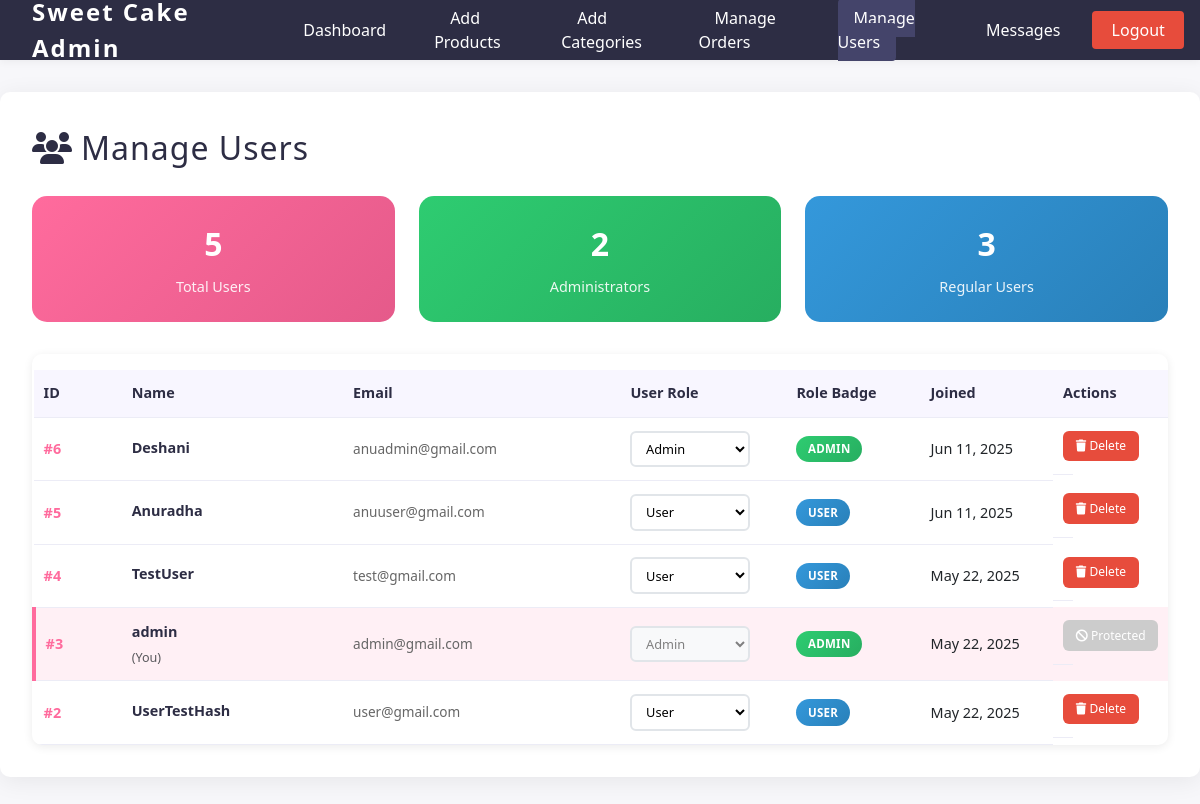
Page /pages/admin/manage_users.php (signed in) on the committed database.
### tables this page shows
CREATE TABLE `users` (
  `id` int(11) NOT NULL,
  `name` varchar(100) NOT NULL,
  `email` varchar(100) NOT NULL,
  `password` varchar(100) NOT NULL,
  `created_at` timestamp NOT NULL DEFAULT current_timestamp(),
  `role` varchar(100) NOT NULL DEFAULT 'user'
);

### pages/admin/manage_users.php (the view, shortened to what this page needs)
<?php
include '../../config/db.php';
$page = isset($_GET['page']) ? intval($_GET['page']) : 1;
$limit = 10;
$offset = ($page - 1) * $limit;
$stmt = $conn->prepare("SELECT id, name, email, role, created_at
                       FROM users
                       ORDER BY created_at DESC
                       LIMIT :limit OFFSET :offset");
$stmt->bindValue(':limit', $limit, PDO::PARAM_INT);
$stmt->bindValue(':offset', $offset, PDO::PARAM_INT);
$stmt->execute();
$users = $stmt->fetchAll(PDO::FETCH_ASSOC);
$countStmt = $conn->prepare("SELECT COUNT(*) as total FROM users");
$countStmt->execute();
$totalUsers = $countStmt->fetch(PDO::FETCH_ASSOC)['total'];
function getRoleBadgeClass($role) {
    switch(strtolower($role)) {
        case 'admin': return 'badge-admin';
        case 'user': return 'badge-user';
    }
}
?>
<!DOCTYPE html>
<html lang="en">
<head>
    <link href="https://cdnjs.cloudflare.com/ajax/libs/bootstrap/5.3.0/css/bootstrap.min.css" rel="stylesheet">
    <link href="https://cdnjs.cloudflare.com/ajax/libs/font-awesome/6.4.0/css/all.min.css" rel="stylesheet">
    <link rel="stylesheet" href="../../css/admin.css">
</head>
<body>
    <?php include './includes/admin_nav.php'; ?>
    <div class="admin-dashboard-container">
        <div class="admin-dashboard-title">
            <i class="fas fa-users me-2"></i>Manage Users
        </div>
        <div class="row stats-row">
            <div class="col-md-4">
                <div class="stat-card">
                    <div class="stat-number"><?php echo $totalUsers; ?></div>
                    <div class="stat-label">Total Users</div>
                </div>
            </div>
            <div class="col-md-4">
                <div class="stat-card" style="background: linear-gradient(135deg, #2ecc71, #27ae60);">
                    <?php
                    $adminStmt = $conn->prepare("SELECT COUNT(*) as count FROM users WHERE role = 'admin'");
                    $adminStmt->execute();
                    $adminCount = $adminStmt->fetch()['count'];
                    ?>
                    <div class="stat-number"><?php echo $adminCount; ?></div>
                    <div class="stat-label">Administrators</div>
                </div>
            </div>
            <div class="col-md-4">
                <div class="stat-card" style="background: linear-gradient(135deg, #3498db, #2980b9);">
                    <?php
                    $userStmt = $conn->prepare("SELECT COUNT(*) as count FROM users WHERE role = 'user'");
                    $userStmt->execute();
                    $userCount = $userStmt->fetch()['count'];
                    ?>
                    <div class="stat-number"><?php echo $userCount; ?></div>
                    <div class="stat-label">Regular Users</div>
                </div>
            </div>
        </div>
        <?php if (empty($users)): ?>
            <div class="no-users">
                <i class="fas fa-users"></i>
                <h4>No users yet</h4>
                <p>Users will appear here when they register on the website.</p>
            </div>
        <?php else: ?>
            <div class="table-responsive">
                <table class="users-table">
                    <thead>
                        <tr>
                            <th>ID</th>
                            <th>Name</th>
                            <th>Email</th>
                            <th>User Role</th>
                            <th>Role Badge</th>
                            <th>Joined</th>
                            <th>Actions</th>
                        </tr>
                    </thead>
                    <tbody>
                        <?php foreach ($users as $user): ?>
                            <tr <?php echo $user['id'] == $_SESSION['user_id'] ? 'class="current-user"' : ''; ?>>
                                <td><span class="user-id">#<?php echo $user['id']; ?></span></td>
                                <td>
                                    <div class="user-name"><?php echo htmlspecialchars($user['name']); ?></div>
                                    <?php if ($user['id'] == $_SESSION['user_id']): ?>
                                        <small class="text-muted">(You)</small>
                                    <?php endif; ?>
                                </td>
                                <td>
                                    <div class="user-email"><?php echo htmlspecialchars($user['email']); ?></div>
                                </td>
                                <td>
                                    <?php if ($user['id'] != $_SESSION['user_id']): ?>
                                        <form method="POST" style="display: inline;">
                                            <select name="role" class="type-select" onchange="this.form.submit()">
                                                <option value="user" <?php echo $user['role'] === 'user' ? 'selected' : ''; ?>>User</option>
                                                <option value="admin" <?php echo $user['role'] === 'admin' ? 'selected' : ''; ?>>Admin</option>
                                            </select>
                                        </form>
                                    <?php else: ?>
                                        <select class="type-select" disabled>
                                            <option><?php echo ucfirst($user['role']); ?></option>
                                        </select>
                                    <?php endif; ?>
                                </td>
                                <td>
                                    <span class="type-badge <?php echo getRoleBadgeClass($user['role']); ?>">
                                        <?php echo ucfirst($user['role']); ?>
                                    </span>
                                </td>
                                <td><?php echo date('M j, Y', strtotime($user['created_at'])); ?></td>
                                <td class="actions">
                                    <?php if ($user['id'] != $_SESSION['user_id']): ?>
                                        <button class="delete-btn" onclick="deleteUser(<?php echo $user['id']; ?>)" title="Delete User">
                                            <i class="fas fa-trash"></i> Delete
                                        </button>
                                    <?php else: ?>
                                        <button class="delete-btn" disabled title="Cannot delete your own account">
                                            <i class="fas fa-ban"></i> Protected
                                        </button>
                                    <?php endif; ?>
                                </td>
                            </tr>
                        <?php endforeach; ?>
                    </tbody>
                </table>
            </div>
        <?php endif; ?>
    </div>
</body>
</html>

### css/admin.css (style rules this page uses)
body { font-family: 'Segoe UI', Arial, sans-serif; background: #f7f7fa; margin: 0; padding: 0; }
.admin-dashboard-container { max-width: 1200px; margin: 2rem auto; padding: 2rem; background: #fff; border-radius: 10px; box-shadow: 0 4px 24px rgba(0,0,0,0.07); }
.admin-dashboard-title { font-size: 2rem; color: #2d2d44; margin-bottom: 1.5rem; letter-spacing: 1px; }

### pages/admin/manage_users.php (style rules this page uses)
.users-table { width: 100%; border-collapse: collapse; margin-top: 1rem; font-size: 0.9rem; }
.users-table th, .users-table td { padding: 0.8rem 0.6rem; border-bottom: 1px solid #ececf6; text-align: left; vertical-align: middle; }
.users-table th { background: var(--soft-lavender, #f8f6ff); color: var(--dark-chocolate, #2d2d44); font-weight: 600; position: sticky; top: 0; white-space: nowrap; }
.users-table th:nth-child(1), .users-table td:nth-child(1) { width: 8%; }
.users-table th:nth-child(2), .users-table td:nth-child(2) { width: 20%; }
.users-table th:nth-child(3), .users-table td:nth-child(3) { width: 25%; }
.users-table th:nth-child(4), .users-table td:nth-child(4) { width: 15%; }
.users-table th:nth-child(5), .users-table td:nth-child(5) { width: 12%; }
.users-table th:nth-child(6), .users-table td:nth-child(6) { width: 12%; }
.users-table th:nth-child(7), .users-table td:nth-child(7) { width: 8%; }
.type-badge { display: inline-block; padding: 0.4em 1em; border-radius: 20px; font-size: 0.8em; font-weight: 600; color: #fff; letter-spacing: 0.3px; text-transform: uppercase; white-space: nowrap; }
.badge-user { background: linear-gradient(135deg, #3498db, #2980b9); }
.badge-admin { background: linear-gradient(135deg, #2ecc71, #27ae60); }
.type-select { padding: 0.4rem 0.6rem; border-radius: 6px; border: 2px solid #e1e5e9; background: #fff; font-size: 0.8rem; transition: all 0.3s ease; width: 100%; max-width: 120px; }
.type-select:disabled { background: #f8f9fa; cursor: not-allowed; }
.delete-btn { background: #e74c3c; color: #fff; border: none; padding: 0.4rem 0.8rem; border-radius: 6px; cursor: pointer; transition: all 0.3s ease; font-size: 0.75rem; white-space: nowrap; }
.delete-btn:disabled { background: #ccc; cursor: not-allowed; transform: none; }
.users-table td.actions { display: flex; flex-direction: column; gap: 0.3rem; align-items: flex-start; }
.table-responsive { border-radius: 10px; overflow-x: auto; box-shadow: 0 2px 10px rgba(0,0,0,0.08); max-height: 70vh; overflow-y: auto; }
.stats-row { margin-bottom: 2rem; }
.stat-card { background: linear-gradient(135deg, var(--primary-pink, #ff6b9d), #e55a8a); color: white; padding: 1.5rem; border-radius: 15px; text-align: center; }
.stat-number { font-size: 2rem; font-weight: 700; margin-bottom: 0.5rem; }
.stat-label { font-size: 0.9rem; opacity: 0.9; }
.user-id { font-weight: 700; color: var(--primary-pink, #ff6b9d); }
.user-name { font-weight: 600; color: var(--dark-chocolate, #2d2d44); margin-bottom: 0.2rem; }
.user-email { color: #666; font-size: 0.85rem; }
.current-user { background: rgba(255, 107, 157, 0.1) !important; border-left: 4px solid var(--primary-pink, #ff6b9d); }

### rows in the picture
users: id "6", name "Deshani", email "anuadmin@gmail.com", role "Admin", role "ADMIN", created_at "Jun 11, 2025"
users: id "5", name "Anuradha", email "anuuser@gmail.com", role "User", role "USER", created_at "Jun 11, 2025"
users: id "4", name "TestUser", email "test@gmail.com", role "User", role "USER", created_at "May 22, 2025"
users: id "3", name "admin", shows "(You)", email "admin@gmail.com", role "Admin", role "ADMIN", created_at "May 22, 2025", shows "Protected"
users: id "2", name "UserTestHash", email "user@gmail.com", role "User", role "USER", created_at "May 22, 2025"

### other values in the picture
$totalUsers "5"
$adminCount "2"
$userCount "3"
